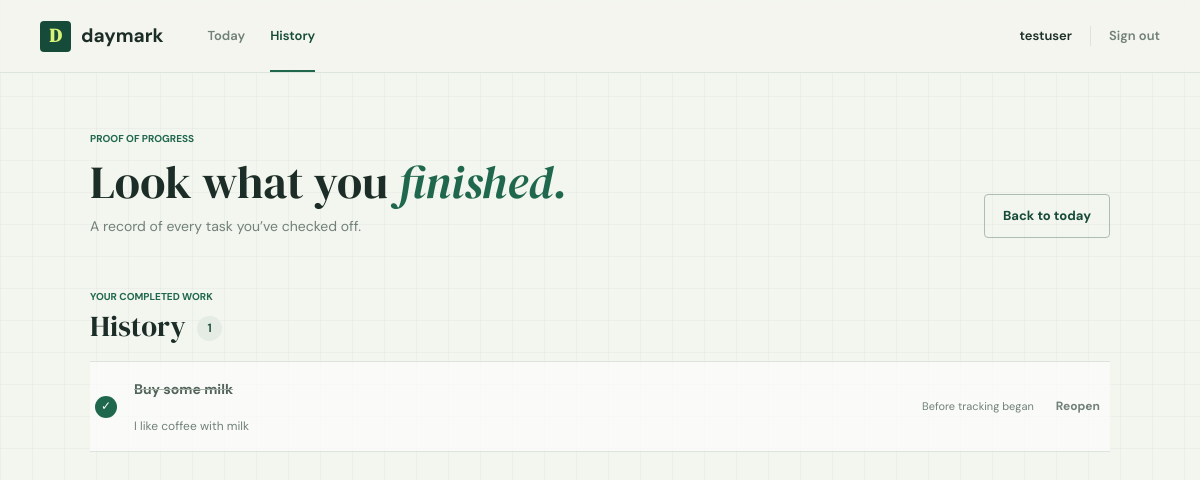
The app's page /todos/history (signed in) with its own data.
### models.py (models this page shows)
class Todos(Base):
    __tablename__ = "todos"
    id = Column(Integer, primary_key=True, index=True)
    title = Column(String)
    description = Column(String, nullable=True)
    priority = Column(Integer)
    complete = Column(Boolean, default=False)
    completed_at = Column(DateTime(timezone=True), nullable=True)
    due_date = Column(Date, nullable=True)
    owner_id = Column(Integer, ForeignKey("users.id"))
    owner = relationship("Users", back_populates="todos")

### routers/todos.py (the view)
@router.get("/history", response_class=HTMLResponse)
async def completed_history(request: Request, db: Session = Depends(get_db)):
    user = await require_user(request)
    if user is None:
        return RedirectResponse(url="/auth/", status_code=status.HTTP_303_SEE_OTHER)
    todos = (
        db.query(models.Todos)
        .filter(models.Todos.owner_id == user["id"], models.Todos.complete.is_(True))
        .order_by(models.Todos.completed_at.is_(None), models.Todos.completed_at.desc())
        .all()
    )
    return render_template(
        templates,
        request,
        "history.html",
        {"user": user, "todos": todos},
    )

### templates/history.html (shortened to what this page needs)
{% extends 'layout.html' %}
{% block content %}
<section class="welcome-row history-heading">
    <div>
        <p class="eyebrow">PROOF OF PROGRESS</p>
        <h1>Look what you <em>finished.</em></h1>
        <p class="welcome-copy">A record of every task you’ve checked off.</p>
    </div>
    <a class="button button-outline" href="/todos/">Back to today</a>
</section>
<section class="task-section history-section">
    <div class="section-heading">
        <div>
            <p class="eyebrow">YOUR COMPLETED WORK</p>
            <h2>History <span class="count-pill">{{ todos|length }}</span></h2>
        </div>
    </div>
    {% if todos %}
    <div class="task-list history-list">
        {% for todo in todos %}
        <article class="task-row history-row">
            <span class="history-check" aria-label="Completed">&#10003;</span>
            <div class="task-main">
                <p class="task-title completed-title">{{ todo.title }}</p>
                {% if todo.description %}<p class="task-description">{{ todo.description }}</p>{% endif %}
            </div>
            <time class="completed-date">
                {% if todo.completed_at %}{{ todo.completed_at.strftime('%b %d, %Y') }}{% else %}Before tracking began{% endif %}
            </time>
            <form method="post" action="/todos/complete/{{ todo.id }}">
                <button class="row-action button-as-link" type="submit">Reopen</button>
            </form>
        </article>
        {% endfor %}
    </div>
    {% endif %}
</section>
{% endblock %}

### static/todo/css/base.css (style rules this page uses)
:root { color-scheme: light; --paper: #f3f5ef; --surface: #ffffff; --ink: #1b2d26; --muted: #718078; --line: #dce4dc; --green: #1f684e; --green-dark: #164b39; --lime: #d9f37a; --coral: #d46853; --blue: #d8e9e9; --display: "DM Serif Display", Georgia, serif; --body: "DM Sans", sans-serif; }
* { box-sizing: border-box; }
html { min-width: 320px; background: var(--paper); }
body { margin: 0; color: var(--ink); font-family: var(--body); font-size: 15px; line-height: 1.55; background-color: var(--paper); background-image: linear-gradient(rgba(35, 77, 59, .035) 1px, transparent 1px), linear-gradient(90deg, rgba(35, 77, 59, .035) 1px, transparent 1px); background-size: 32px 32px; }
a { color: inherit; text-decoration: none; }
button, input, select, textarea { font: inherit; }
button, a { -webkit-tap-highlight-color: transparent; }
.welcome-row { display: flex; align-items: flex-end; justify-content: space-between; gap: 28px; margin-bottom: 36px; }
.eyebrow { margin: 0 0 10px; color: var(--green); font-size: 10px; font-weight: 700; letter-spacing: 0; }
h1, h2, h3, p { margin-top: 0; }
h1, h2, h3 { color: var(--ink); }
h1 { margin-bottom: 9px; font-family: var(--display); font-size: 46px; font-weight: 400; line-height: 1.1; letter-spacing: 0; }
h1 em { color: var(--green); font-weight: 400; }
h2 { margin: 0; font-family: var(--display); font-size: 29px; font-weight: 400; line-height: 1.2; letter-spacing: 0; }
.welcome-copy { margin: 0; color: var(--muted); font-size: 14px; }
.button { min-height: 44px; display: inline-flex; align-items: center; justify-content: center; gap: 9px; padding: 0 18px; border: 1px solid transparent; border-radius: 4px; font-size: 13px; font-weight: 700; cursor: pointer; transition: background .18s ease, color .18s ease, transform .18s ease; }
.button-outline { border-color: #aebdb1; color: var(--green-dark); background: transparent; }
.task-section { margin-top: 0; }
.section-heading { display: flex; align-items: flex-end; justify-content: space-between; gap: 18px; margin-bottom: 17px; }
.section-heading .eyebrow { margin-bottom: 5px; }
.count-pill { display: inline-grid; min-width: 25px; height: 25px; margin-left: 5px; padding: 0 6px; place-items: center; border-radius: 20px; color: var(--green-dark); background: #e4ece4; font: 600 12px var(--body); vertical-align: 4px; }
.task-list { border-top: 1px solid var(--line); }
.task-row { min-height: 91px; display: flex; align-items: center; gap: 17px; padding: 16px 5px; border-bottom: 1px solid var(--line); background: rgba(255, 255, 255, .63); }
.task-main { min-width: 0; flex: 1; }
.task-title { display: inline-block; overflow-wrap: anywhere; color: var(--ink); font-size: 14px; font-weight: 700; }
.task-description { max-width: 650px; margin: 2px 0 0; overflow-wrap: anywhere; color: var(--muted); font-size: 12px; }
.row-action { flex: 0 0 auto; border: 0; color: var(--muted); background: transparent; font-size: 12px; font-weight: 700; cursor: pointer; }
.history-heading { margin-bottom: 51px; }
.history-row { min-height: 80px; }
.history-check { width: 22px; height: 22px; display: grid; flex: 0 0 auto; place-items: center; border-radius: 50%; color: #fff; background: var(--green); font-size: 12px; }
.completed-title { color: #52635a; text-decoration: line-through; text-decoration-color: #a5b1a8; }
.completed-date { min-width: 130px; color: var(--muted); font-size: 11px; text-align: right; }
.button-as-link { padding: 5px; }

### records on screen
Todos: title "Buy some milk", description "I like coffee with milk", shows "Before tracking began"

### other values on screen
{{ user.username }} "testuser"
{{ todos|length }} "1"
